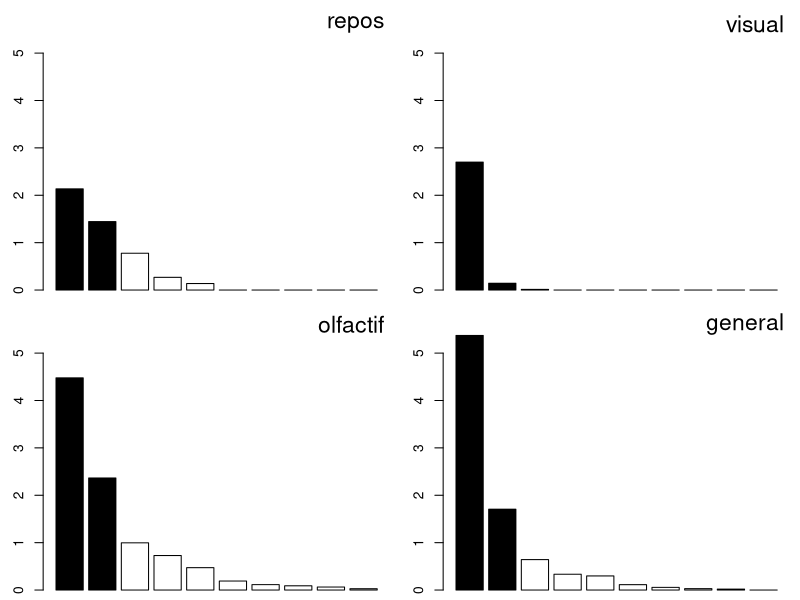

The R source for this figure:
library(ade4)


### Name: sepan
### Title: Separated Analyses in a K-tables
### Aliases: sepan plot.sepan print.sepan summary.sepan
### Keywords: multivariate

### ** Examples

data(escopage)
w <- data.frame(scale(escopage$tab))
w <- ktab.data.frame(w, escopage$blo, tabnames = escopage$tab.names)
sep1 <- sepan(w)
sep1
summary(sep1)
plot(sep1)
